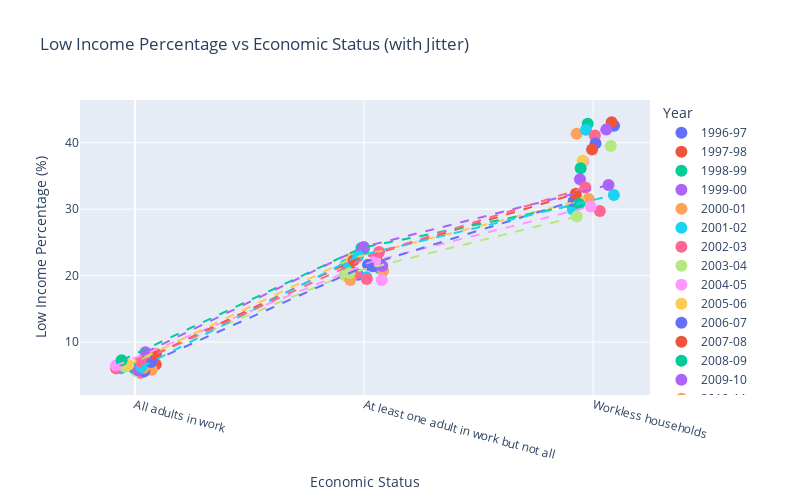

Notebook source saved alongside this figure:
### Code cell
# Scatter Plot with Plotly

status_map = {'All adults in work': 0, 'At least one adult in work but not all': 1, 'Workless households': 2}
plot_data['x_jitter'] = plot_data['Economic Status'].map(status_map) + np.random.uniform(-0.1, 0.1, size=len(plot_data))

fig = px.scatter(
    plot_data,
    x='x_jitter',
    y='Low income pct',
    color='Year',
    #text=plot_data['Low income pct'].apply(lambda x: f"{x}%"),
    title='Low Income Percentage vs Economic Status (with Jitter)',
    labels={'x_jitter': 'Economic Status', 'Low income pct': 'Low Income Percentage (%)'},
    hover_data=['Not low income', 'Low income', 'Total'],
    color_discrete_sequence=px.colors.qualitative.Plotly
)

# Update x-axis to show original labels
fig.update_xaxes(
    tickvals=[0, 1, 2],
    ticktext=['All adults in work', 'At least one adult in work but not all', 'Workless households']
)

all_years = sorted(plot_data['Year'].unique())
recent_years = all_years[-10:]  # Last 5 years: 2018-19 to 2022-23
# Add trend lines for each year
#for year in plot_data['Year'].unique():
for year in recent_years:
    year_data = plot_data[plot_data['Year'] == year]
    fig.add_scatter(
        x=year_data['x_jitter'],
        y=year_data['Low income pct'],
        mode='lines',
        name=f'Trend {year}',
        line=dict(dash='dash'),
        showlegend=True
    )

fig.update_traces(textposition='top center', marker=dict(size=12))
fig.update_layout(width=800, height=500, showlegend=True, xaxis={'tickangle': 15})
fig.show()

### Figure 1 — Plotly figure (JSON) as saved in the notebook; plotly's stock layout.template omitted (floating-point values rounded to 4 significant figures)
{"data": [{"customdata": [[25789490, 1538953, 27328443], [9949677, 2509857, 12459534], [9077984, 6725426, 15803410]], "hovertemplate": "Year=1996-97<br>Economic Status=%{x}<br>Low Income Percentage (%)=%{y}<br>Not low income=%{customdata[0]}<br>Low income=%{customdata[1]}<br>Total=%{customdata[2]}<extra></extra>", "legendgroup": "1996-97", "marker": {"color": "#636EFA", "size": 12, "symbol": "circle"}, "mode": "markers", "name": "1996-97", "orientation": "v", "showlegend": true, "textposition": "top center", "type": "scatter", "x": [0.02713, 0.9729, 2.091], "xaxis": "x", "y": [5.63, 20.14, 42.56], "yaxis": "y"}, {"customdata": [[26595809, 1878500, 28474309], [9771222, 2544769, 12315991], [8496019, 6433572, 14929591]], "hovertemplate": "Year=1997-98<br>Economic Status=%{x}<br>Low Income Percentage (%)=%{y}<br>Not low income=%{customdata[0]}<br>Low income=%{customdata[1]}<br>Total=%{customdata[2]}<extra></extra>", "legendgroup": "1997-98", "marker": {"color": "#EF553B", "size": 12, "symbol": "circle"}, "mode": "markers", "name": "1997-98", "orientation": "v", "showlegend": true, "textposition": "top center", "type": "scatter", "x": [0.09033, 0.9423, 2.081], "xaxis": "x", "y": [6.6, 20.66, 43.09], "yaxis": "y"}, {"customdata": [[26933746, 1788620, 28722366], [9527744, 2547183, 12074927], [8608524, 6461019, 15069543]], "hovertemplate": "Year=1998-99<br>Economic Status=%{x}<br>Low Income Percentage (%)=%{y}<br>Not low income=%{customdata[0]}<br>Low income=%{customdata[1]}<br>Total=%{customdata[2]}<extra></extra>", "legendgroup": "1998-99", "marker": {"color": "#00CC96", "size": 12, "symbol": "circle"}, "mode": "markers", "name": "1998-99", "orientation": "v", "showlegend": true, "textposition": "top center", "type": "scatter", "x": [0.04587, 1.069, 1.977], "xaxis": "x", "y": [6.23, 21.09, 42.87], "yaxis": "y"}, {"customdata": [[27229838, 1744038, 28973876], [9443513, 2640429, 12083942], [8705730, 6298759, 15004489]], "hovertemplate": "Year=1999-00<br>Economic Status=%{x}<br>Low Income Percentage (%)=%{y}<br>Not low income=%{customdata[0]}<br>Low income=%{customdata[1]}<br>Total=%{customdata[2]}<extra></extra>", "legendgroup": "1999-00", "marker": {"color": "#AB63FA", "size": 12, "symbol": "circle"}, "mode": "markers", "name": "1999-00", "orientation": "v", "showlegend": true, "textposition": "top center", "type": "scatter", "x": [0.05575, 1.061, 2.057], "xaxis": "x", "y": [6.02, 21.85, 41.98], "yaxis": "y"}, {"customdata": [[27698904, 1714767, 29413671], [9517300, 2484317, 12001617], [8696958, 6130061, 14827019]], "hovertemplate": "Year=2000-01<br>Economic Status=%{x}<br>Low Income Percentage (%)=%{y}<br>Not low income=%{customdata[0]}<br>Low income=%{customdata[1]}<br>Total=%{customdata[2]}<extra></extra>", "legendgroup": "2000-01", "marker": {"color": "#FFA15A", "size": 12, "symbol": "circle"}, "mode": "markers", "name": "2000-01", "orientation": "v", "showlegend": true, "textposition": "top center", "type": "scatter", "x": [0.0731, 1.083, 1.928], "xaxis": "x", "y": [5.83, 20.7, 41.34], "yaxis": "y"}, {"customdata": [[27816306, 1782449, 29598755], [9746420, 2399130, 12145550], [8529724, 6166822, 14696546]], "hovertemplate": "Year=2001-02<br>Economic Status=%{x}<br>Low Income Percentage (%)=%{y}<br>Not low income=%{customdata[0]}<br>Low income=%{customdata[1]}<br>Total=%{customdata[2]}<extra></extra>", "legendgroup": "2001-02", "marker": {"color": "#19D3F3", "size": 12, "symbol": "circle"}, "mode": "markers", "name": "2001-02", "orientation": "v", "showlegend": true, "textposition": "top center", "type": "scatter", "x": [0.005651, 1.01, 1.969], "xaxis": "x", "y": [6.02, 19.75, 41.96], "yaxis": "y"}, {"customdata": [[28781407, 1631693, 30413100], [10475964, 2663290, 13139254], [8690697, 6062096, 14752793]], "hovertemplate": "Year=2002-03<br>Economic Status=%{x}<br>Low Income Percentage (%)=%{y}<br>Not low income=%{customdata[0]}<br>Low income=%{customdata[1]}<br>Total=%{customdata[2]}<extra></extra>", "legendgroup": "2002-03", "marker": {"color": "#FF6692", "size": 12, "symbol": "circle"}, "mode": "markers", "name": "2002-03", "orientation": "v", "showlegend": true, "textposition": "top center", "type": "scatter", "x": [0.02434, 0.9647, 2.008], "xaxis": "x", "y": [5.37, 20.27, 41.09], "yaxis": "y"}, {"customdata": [[28545412, 1708891, 30254303], [10722127, 2693545, 13415672], [9010918, 5888822, 14899740]], "hovertemplate": "Year=2003-04<br>Economic Status=%{x}<br>Low Income Percentage (%)=%{y}<br>Not low income=%{customdata[0]}<br>Low income=%{customdata[1]}<br>Total=%{customdata[2]}<extra></extra>", "legendgroup": "2003-04", "marker": {"color": "#B6E880", "size": 12, "symbol": "circle"}, "mode": "markers", "name": "2003-04", "orientation": "v", "showlegend": true, "textposition": "top center", "type": "scatter", "x": [0.003993, 0.9148, 2.077], "xaxis": "x", "y": [5.65, 20.08, 39.52], "yaxis": "y"}, {"customdata": [[28677908, 1780345, 30458253], [10915844, 2615692, 13531536], [9354050, 5533063, 14887113]], "hovertemplate": "Year=2004-05<br>Economic Status=%{x}<br>Low Income Percentage (%)=%{y}<br>Not low income=%{customdata[0]}<br>Low income=%{customdata[1]}<br>Total=%{customdata[2]}<extra></extra>", "legendgroup": "2004-05", "marker": {"color": "#FF97FF", "size": 12, "symbol": "circle"}, "mode": "markers", "name": "2004-05", "orientation": "v", "showlegend": true, "textposition": "top center", "type": "scatter", "x": [0.01129, 1.077, 1.957], "xaxis": "x", "y": [5.85, 19.33, 37.17], "yaxis": "y"}, {"customdata": [[28903539, 1794576, 30698115], [10729042, 2964018, 13693060], [9364618, 5571972, 14936590]], "hovertemplate": "Year=2005-06<br>Economic Status=%{x}<br>Low Income Percentage (%)=%{y}<br>Not low income=%{customdata[0]}<br>Low income=%{customdata[1]}<br>Total=%{customdata[2]}<extra></extra>", "legendgroup": "2005-06", "marker": {"color": "#FECB52", "size": 12, "symbol": "circle"}, "mode": "markers", "name": "2005-06", "orientation": "v", "showlegend": true, "textposition": "top center", "type": "scatter", "x": [0.009832, 1.029, 1.954], "xaxis": "x", "y": [5.85, 21.65, 37.3], "yaxis": "y"}, {"customdata": [[28819169, 1705799, 30524968], [11381901, 3102317, 14484218], [8851358, 5872652, 14724010]], "hovertemplate": "Year=2006-07<br>Economic Status=%{x}<br>Low Income Percentage (%)=%{y}<br>Not low income=%{customdata[0]}<br>Low income=%{customdata[1]}<br>Total=%{customdata[2]}<extra></extra>", "legendgroup": "2006-07", "marker": {"color": "#636EFA", "size": 12, "symbol": "circle"}, "mode": "markers", "name": "2006-07", "orientation": "v", "showlegend": true, "textposition": "top center", "type": "scatter", "x": [0.04023, 1.037, 2.011], "xaxis": "x", "y": [5.59, 21.42, 39.88], "yaxis": "y"}, {"customdata": [[29208271, 1874335, 31082606], [10887960, 3182626, 14070586], [9190824, 5877292, 15068116]], "hovertemplate": "Year=2007-08<br>Economic Status=%{x}<br>Low Income Percentage (%)=%{y}<br>Not low income=%{customdata[0]}<br>Low income=%{customdata[1]}<br>Total=%{customdata[2]}<extra></extra>", "legendgroup": "2007-08", "marker": {"color": "#EF553B", "size": 12, "symbol": "circle"}, "mode": "markers", "name": "2007-08", "orientation": "v", "showlegend": true, "textposition": "top center", "type": "scatter", "x": [-0.08218, 1.053, 1.996], "xaxis": "x", "y": [6.03, 22.62, 39], "yaxis": "y"}, {"customdata": [[28985121, 1895940, 30881061], [11184343, 3531644, 14715987], [9640996, 5457811, 15098807]], "hovertemplate": "Year=2008-09<br>Economic Status=%{x}<br>Low Income Percentage (%)=%{y}<br>Not low income=%{customdata[0]}<br>Low income=%{customdata[1]}<br>Total=%{customdata[2]}<extra></extra>", "legendgroup": "2008-09", "marker": {"color": "#00CC96", "size": 12, "symbol": "circle"}, "mode": "markers", "name": "2008-09", "orientation": "v", "showlegend": true, "textposition": "top center", "type": "scatter", "x": [-0.005961, 0.999, 1.946], "xaxis": "x", "y": [6.14, 24, 36.15], "yaxis": "y"}, {"customdata": [[28917151, 1761130, 30678281], [11501956, 3139426, 14641382], [10376013, 5465943, 15841956]], "hovertemplate": "Year=2009-10<br>Economic Status=%{x}<br>Low Income Percentage (%)=%{y}<br>Not low income=%{customdata[0]}<br>Low income=%{customdata[1]}<br>Total=%{customdata[2]}<extra></extra>", "legendgroup": "2009-10", "marker": {"color": "#AB63FA", "size": 12, "symbol": "circle"}, "mode": "markers", "name": "2009-10", "orientation": "v", "showlegend": true, "textposition": "top center", "type": "scatter", "x": [0.01321, 1.08, 1.943], "xaxis": "x", "y": [5.74, 21.44, 34.5], "yaxis": "y"}, {"customdata": [[28797660, 1880800, 30678460], [11983297, 2875882, 14859179], [11032464, 5078331, 16110795]], "hovertemplate": "Year=2010-11<br>Economic Status=%{x}<br>Low Income Percentage (%)=%{y}<br>Not low income=%{customdata[0]}<br>Low income=%{customdata[1]}<br>Total=%{customdata[2]}<extra></extra>", "legendgroup": "2010-11", "marker": {"color": "#FFA15A", "size": 12, "symbol": "circle"}, "mode": "markers", "name": "2010-11", "orientation": "v", "showlegend": true, "textposition": "top center", "type": "scatter", "x": [0.03887, 0.9398, 1.981], "xaxis": "x", "y": [6.13, 19.35, 31.52], "yaxis": "y"}, {"customdata": [[29931824, 1925029, 31856853], [11876890, 3276990, 15153880], [10835581, 4631081, 15466662]], "hovertemplate": "Year=2011-12<br>Economic Status=%{x}<br>Low Income Percentage (%)=%{y}<br>Not low income=%{customdata[0]}<br>Low income=%{customdata[1]}<br>Total=%{customdata[2]}<extra></extra>", "legendgroup": "2011-12", "marker": {"color": "#19D3F3", "size": 12, "symbol": "circle"}, "mode": "markers", "name": "2011-12", "orientation": "v", "showlegend": true, "textposition": "top center", "type": "scatter", "x": [-0.06186, 0.9191, 1.912], "xaxis": "x", "y": [6.04, 21.62, 29.94], "yaxis": "y"}, {"customdata": [[29418334, 1887805, 31306139], [12456685, 3015573, 15472258], [11321893, 4789955, 16111848]], "hovertemplate": "Year=2012-13<br>Economic Status=%{x}<br>Low Income Percentage (%)=%{y}<br>Not low income=%{customdata[0]}<br>Low income=%{customdata[1]}<br>Total=%{customdata[2]}<extra></extra>", "legendgroup": "2012-13", "marker": {"color": "#FF6692", "size": 12, "symbol": "circle"}, "mode": "markers", "name": "2012-13", "orientation": "v", "showlegend": true, "textposition": "top center", "type": "scatter", "x": [-0.08176, 1.012, 2.029], "xaxis": "x", "y": [6.03, 19.49, 29.73], "yaxis": "y"}, {"customdata": [[30493681, 2052159, 32545840], [11734674, 3002305, 14736979], [11144497, 4526719, 15671216]], "hovertemplate": "Year=2013-14<br>Economic Status=%{x}<br>Low Income Percentage (%)=%{y}<br>Not low income=%{customdata[0]}<br>Low income=%{customdata[1]}<br>Total=%{customdata[2]}<extra></extra>", "legendgroup": "2013-14", "marker": {"color": "#B6E880", "size": 12, "symbol": "circle"}, "mode": "markers", "name": "2013-14", "orientation": "v", "showlegend": true, "textposition": "top center", "type": "scatter", "x": [-0.04405, 0.9362, 1.929], "xaxis": "x", "y": [6.31, 20.37, 28.89], "yaxis": "y"}, {"customdata": [[31462126, 2167875, 33630001], [11225105, 3212312, 14437417], [10713682, 4680956, 15394638]], "hovertemplate": "Year=2014-15<br>Economic Status=%{x}<br>Low Income Percentage (%)=%{y}<br>Not low income=%{customdata[0]}<br>Low income=%{customdata[1]}<br>Total=%{customdata[2]}<extra></extra>", "legendgroup": "2014-15", "marker": {"color": "#FF97FF", "size": 12, "symbol": "circle"}, "mode": "markers", "name": "2014-15", "orientation": "v", "showlegend": true, "textposition": "top center", "type": "scatter", "x": [-0.08312, 1.049, 1.99], "xaxis": "x", "y": [6.45, 22.25, 30.41], "yaxis": "y"}, {"customdata": [[31105894, 2182585, 33288479], [11625429, 3397002, 15022431], [10753411, 4889820, 15643231]], "hovertemplate": "Year=2015-16<br>Economic Status=%{x}<br>Low Income Percentage (%)=%{y}<br>Not low income=%{customdata[0]}<br>Low income=%{customdata[1]}<br>Total=%{customdata[2]}<extra></extra>", "legendgroup": "2015-16", "marker": {"color": "#FECB52", "size": 12, "symbol": "circle"}, "mode": "markers", "name": "2015-16", "orientation": "v", "showlegend": true, "textposition": "top center", "type": "scatter", "x": [-0.02938, 0.9471, 1.939], "xaxis": "x", "y": [6.56, 22.61, 31.26], "yaxis": "y"}, {"customdata": [[31445188, 2367545, 33812733], [11904520, 3284494, 15189014], [10607120, 4811513, 15418633]], "hovertemplate": "Year=2016-17<br>Economic Status=%{x}<br>Low Income Percentage (%)=%{y}<br>Not low income=%{customdata[0]}<br>Low income=%{customdata[1]}<br>Total=%{customdata[2]}<extra></extra>", "legendgroup": "2016-17", "marker": {"color": "#636EFA", "size": 12, "symbol": "circle"}, "mode": "markers", "name": "2016-17", "orientation": "v", "showlegend": true, "textposition": "top center", "type": "scatter", "x": [0.06965, 1.017, 1.915], "xaxis": "x", "y": [7, 21.62, 31.21], "yaxis": "y"}, {"customdata": [[31720625, 2832688, 34553313], [11833464, 3395060, 15228524], [10214197, 4878222, 15092419]], "hovertemplate": "Year=2017-18<br>Economic Status=%{x}<br>Low Income Percentage (%)=%{y}<br>Not low income=%{customdata[0]}<br>Low income=%{customdata[1]}<br>Total=%{customdata[2]}<extra></extra>", "legendgroup": "2017-18", "marker": {"color": "#EF553B", "size": 12, "symbol": "circle"}, "mode": "markers", "name": "2017-18", "orientation": "v", "showlegend": true, "textposition": "top center", "type": "scatter", "x": [0.09125, 0.9545, 1.924], "xaxis": "x", "y": [8.2, 22.29, 32.32], "yaxis": "y"}, {"customdata": [[32373600, 2526750, 34900350], [11489312, 3661891, 15151203], [10765377, 4790382, 15555759]], "hovertemplate": "Year=2018-19<br>Economic Status=%{x}<br>Low Income Percentage (%)=%{y}<br>Not low income=%{customdata[0]}<br>Low income=%{customdata[1]}<br>Total=%{customdata[2]}<extra></extra>", "legendgroup": "2018-19", "marker": {"color": "#00CC96", "size": 12, "symbol": "circle"}, "mode": "markers", "name": "2018-19", "orientation": "v", "showlegend": true, "textposition": "top center", "type": "scatter", "x": [-0.05858, 0.9886, 1.939], "xaxis": "x", "y": [7.24, 24.17, 30.79], "yaxis": "y"}, {"customdata": [[32472133, 2993684, 35465817], [11420894, 3670117, 15091011], [9995153, 5064804, 15059957]], "hovertemplate": "Year=2019-20<br>Economic Status=%{x}<br>Low Income Percentage (%)=%{y}<br>Not low income=%{customdata[0]}<br>Low income=%{customdata[1]}<br>Total=%{customdata[2]}<extra></extra>", "legendgroup": "2019-20", "marker": {"color": "#AB63FA", "size": 12, "symbol": "circle"}, "mode": "markers", "name": "2019-20", "orientation": "v", "showlegend": true, "textposition": "top center", "type": "scatter", "x": [0.0453, 0.9986, 2.067], "xaxis": "x", "y": [8.44, 24.32, 33.63], "yaxis": "y"}, {"customdata": [[0, 0, 0], [0, 0, 0], [0, 0, 0]], "hovertemplate": "Year=2020-21<br>Economic Status=%{x}<br>Low Income Percentage (%)=%{y}<br>Not low income=%{customdata[0]}<br>Low income=%{customdata[1]}<br>Total=%{customdata[2]}<extra></extra>", "legendgroup": "2020-21", "marker": {"color": "#FFA15A", "size": 12, "symbol": "circle"}, "mode": "markers", "name": "2020-21", "orientation": "v", "showlegend": true, "textposition": "top center", "type": "scatter", "x": [0.07025, 1.015, 1.968], "xaxis": "x", "y": [null, null, null], "yaxis": "y"}, {"customdata": [[32081292, 2127493, 34208785], [12306854, 3667401, 15974255], [11024499, 5216223, 16240722]], "hovertemplate": "Year=2021-22<br>Economic Status=%{x}<br>Low Income Percentage (%)=%{y}<br>Not low income=%{customdata[0]}<br>Low income=%{customdata[1]}<br>Total=%{customdata[2]}<extra></extra>", "legendgroup": "2021-22", "marker": {"color": "#19D3F3", "size": 12, "symbol": "circle"}, "mode": "markers", "name": "2021-22", "orientation": "v", "showlegend": true, "textposition": "top center", "type": "scatter", "x": [0.02744, 0.9744, 2.091], "xaxis": "x", "y": [6.22, 22.96, 32.12], "yaxis": "y"}, {"customdata": [[33007520, 2512449, 35519969], [11907571, 3665559, 15573130], [10549118, 5255646, 15804764]], "hovertemplate": "Year=2022-23<br>Economic Status=%{x}<br>Low Income Percentage (%)=%{y}<br>Not low income=%{customdata[0]}<br>Low income=%{customdata[1]}<br>Total=%{customdata[2]}<extra></extra>", "legendgroup": "2022-23", "marker": {"color": "#FF6692", "size": 12, "symbol": "circle"}, "mode": "markers", "name": "2022-23", "orientation": "v", "showlegend": true, "textposition": "top center", "type": "scatter", "x": [0.02466, 1.066, 1.966], "xaxis": "x", "y": [7.07, 23.54, 33.25], "yaxis": "y"}, {"line": {"dash": "dash"}, "marker": {"size": 12}, "mode": "lines", "name": "Trend 2013-14", "showlegend": true, "textposition": "top center", "type": "scatter", "x": [-0.04405, 0.9362, 1.929], "y": [6.31, 20.37, 28.89]}, {"line": {"dash": "dash"}, "marker": {"size": 12}, "mode": "lines", "name": "Trend 2014-15", "showlegend": true, "textposition": "top center", "type": "scatter", "x": [-0.08312, 1.049, 1.99], "y": [6.45, 22.25, 30.41]}, {"line": {"dash": "dash"}, "marker": {"size": 12}, "mode": "lines", "name": "Trend 2015-16", "showlegend": true, "textposition": "top center", "type": "scatter", "x": [-0.02938, 0.9471, 1.939], "y": [6.56, 22.61, 31.26]}, {"line": {"dash": "dash"}, "marker": {"size": 12}, "mode": "lines", "name": "Trend 2016-17", "showlegend": true, "textposition": "top center", "type": "scatter", "x": [0.06965, 1.017, 1.915], "y": [7, 21.62, 31.21]}, {"line": {"dash": "dash"}, "marker": {"size": 12}, "mode": "lines", "name": "Trend 2017-18", "showlegend": true, "textposition": "top center", "type": "scatter", "x": [0.09125, 0.9545, 1.924], "y": [8.2, 22.29, 32.32]}, {"line": {"dash": "dash"}, "marker": {"size": 12}, "mode": "lines", "name": "Trend 2018-19", "showlegend": true, "textposition": "top center", "type": "scatter", "x": [-0.05858, 0.9886, 1.939], "y": [7.24, 24.17, 30.79]}, {"line": {"dash": "dash"}, "marker": {"size": 12}, "mode": "lines", "name": "Trend 2019-20", "showlegend": true, "textposition": "top center", "type": "scatter", "x": [0.0453, 0.9986, 2.067], "y": [8.44, 24.32, 33.63]}, {"line": {"dash": "dash"}, "marker": {"size": 12}, "mode": "lines", "name": "Trend 2020-21", "showlegend": true, "textposition": "top center", "type": "scatter", "x": [0.07025, 1.015, 1.968], "y": [null, null, null]}, {"line": {"dash": "dash"}, "marker": {"size": 12}, "mode": "lines", "name": "Trend 2021-22", "showlegend": true, "textposition": "top center", "type": "scatter", "x": [0.02744, 0.9744, 2.091], "y": [6.22, 22.96, 32.12]}, {"line": {"dash": "dash"}, "marker": {"size": 12}, "mode": "lines", "name": "Trend 2022-23", "showlegend": true, "textposition": "top center", "type": "scatter", "x": [0.02466, 1.066, 1.966], "y": [7.07, 23.54, 33.25]}], "layout": {"height": 500, "legend": {"title": {"text": "Year"}, "tracegroupgap": 0}, "showlegend": true, "title": {"text": "Low Income Percentage vs Economic Status (with Jitter)"}, "width": 800, "xaxis": {"anchor": "y", "domain": [0, 1], "tickangle": 15, "ticktext": ["All adults in work", "At least one adult in work but not all", "Workless households"], "tickvals": [0, 1, 2], "title": {"text": "Economic Status"}}, "yaxis": {"anchor": "x", "domain": [0, 1], "title": {"text": "Low Income Percentage (%)"}}}}
